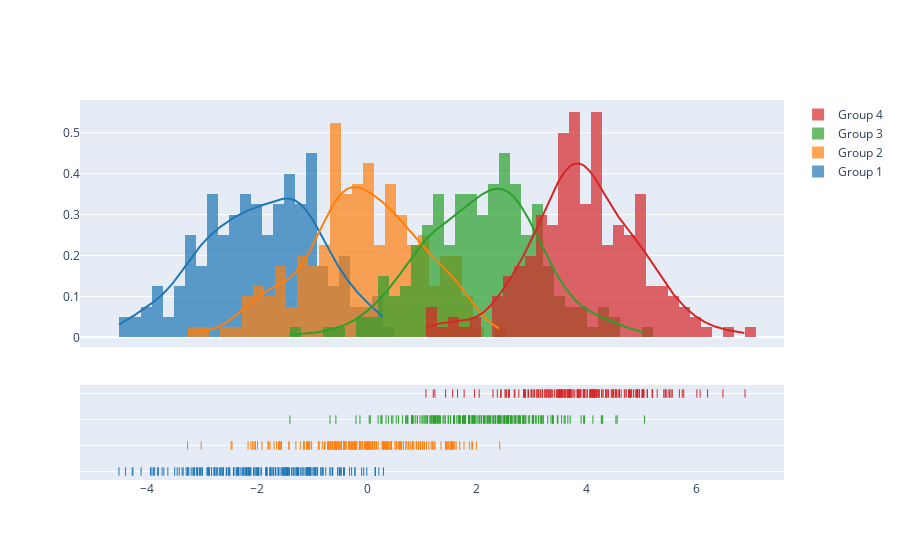

The notebook cell saved with this chart:
### Code cell
import plotly.figure_factory as ff

# Add histogram data
x1 = np.random.randn(200) - 2
x2 = np.random.randn(200)
x3 = np.random.randn(200) + 2
x4 = np.random.randn(200) + 4

# Group data together
hist_data = [x1, x2, x3, x4]

group_labels = ['Group 1', 'Group 2', 'Group 3', 'Group 4']

# Create distplot with custom bin_size
fig = ff.create_distplot(hist_data, group_labels, bin_size=.2)
fig.show()

### Figure 1 — Plotly figure (JSON) as saved in the notebook; plotly's stock layout.template omitted (floating-point values rounded to 4 significant figures; data arrays with more than 128 entries replaced by an {"elided": "..."} marker saying what was removed)
{"data": [{"autobinx": false, "histnorm": "probability density", "legendgroup": "Group 1", "marker": {"color": "rgb(31, 119, 180)"}, "name": "Group 1", "opacity": 0.7, "type": "histogram", "x": {"elided": "200 float values"}, "xaxis": "x", "xbins": {"end": 0.2969, "size": 0.2, "start": -4.516}, "yaxis": "y"}, {"autobinx": false, "histnorm": "probability density", "legendgroup": "Group 2", "marker": {"color": "rgb(255, 127, 14)"}, "name": "Group 2", "opacity": 0.7, "type": "histogram", "x": {"elided": "200 float values"}, "xaxis": "x", "xbins": {"end": 2.415, "size": 0.2, "start": -3.269}, "yaxis": "y"}, {"autobinx": false, "histnorm": "probability density", "legendgroup": "Group 3", "marker": {"color": "rgb(44, 160, 44)"}, "name": "Group 3", "opacity": 0.7, "type": "histogram", "x": {"elided": "200 float values"}, "xaxis": "x", "xbins": {"end": 5.048, "size": 0.2, "start": -1.404}, "yaxis": "y"}, {"autobinx": false, "histnorm": "probability density", "legendgroup": "Group 4", "marker": {"color": "rgb(214, 39, 40)"}, "name": "Group 4", "opacity": 0.7, "type": "histogram", "x": {"elided": "200 float values"}, "xaxis": "x", "xbins": {"end": 6.879, "size": 0.2, "start": 1.071}, "yaxis": "y"}, {"legendgroup": "Group 1", "marker": {"color": "rgb(31, 119, 180)"}, "mode": "lines", "name": "Group 1", "showlegend": false, "type": "scatter", "x": {"elided": "500 float values"}, "xaxis": "x", "y": {"elided": "500 float values"}, "yaxis": "y"}, {"legendgroup": "Group 2", "marker": {"color": "rgb(255, 127, 14)"}, "mode": "lines", "name": "Group 2", "showlegend": false, "type": "scatter", "x": {"elided": "500 float values"}, "xaxis": "x", "y": {"elided": "500 float values"}, "yaxis": "y"}, {"legendgroup": "Group 3", "marker": {"color": "rgb(44, 160, 44)"}, "mode": "lines", "name": "Group 3", "showlegend": false, "type": "scatter", "x": {"elided": "500 float values"}, "xaxis": "x", "y": {"elided": "500 float values"}, "yaxis": "y"}, {"legendgroup": "Group 4", "marker": {"color": "rgb(214, 39, 40)"}, "mode": "lines", "name": "Group 4", "showlegend": false, "type": "scatter", "x": {"elided": "500 float values"}, "xaxis": "x", "y": {"elided": "500 float values"}, "yaxis": "y"}, {"legendgroup": "Group 1", "marker": {"color": "rgb(31, 119, 180)", "symbol": "line-ns-open"}, "mode": "markers", "name": "Group 1", "showlegend": false, "type": "scatter", "x": {"elided": "200 float values"}, "xaxis": "x", "y": {"elided": "200 str values"}, "yaxis": "y2"}, {"legendgroup": "Group 2", "marker": {"color": "rgb(255, 127, 14)", "symbol": "line-ns-open"}, "mode": "markers", "name": "Group 2", "showlegend": false, "type": "scatter", "x": {"elided": "200 float values"}, "xaxis": "x", "y": {"elided": "200 str values"}, "yaxis": "y2"}, {"legendgroup": "Group 3", "marker": {"color": "rgb(44, 160, 44)", "symbol": "line-ns-open"}, "mode": "markers", "name": "Group 3", "showlegend": false, "type": "scatter", "x": {"elided": "200 float values"}, "xaxis": "x", "y": {"elided": "200 str values"}, "yaxis": "y2"}, {"legendgroup": "Group 4", "marker": {"color": "rgb(214, 39, 40)", "symbol": "line-ns-open"}, "mode": "markers", "name": "Group 4", "showlegend": false, "type": "scatter", "x": {"elided": "200 float values"}, "xaxis": "x", "y": {"elided": "200 str values"}, "yaxis": "y2"}], "layout": {"barmode": "overlay", "hovermode": "closest", "legend": {"traceorder": "reversed"}, "xaxis": {"anchor": "y2", "domain": [0.0, 1.0], "zeroline": false}, "yaxis": {"anchor": "free", "domain": [0.35, 1], "position": 0.0}, "yaxis2": {"anchor": "x", "domain": [0, 0.25], "dtick": 1, "showticklabels": false}}}
